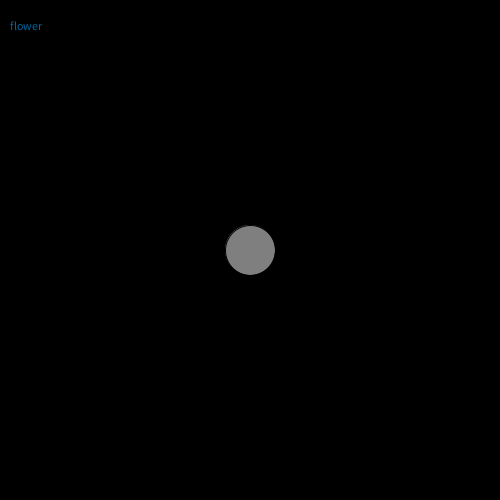
Frame 1 (no input)
Frame 60 (the mouse pressed at the canvas centre just before this capture): identical to frame 1, image omitted
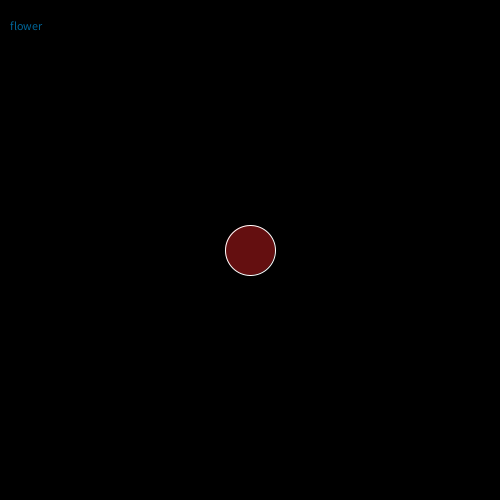
Frame 120 (the mouse held since frame 60 and released just before this capture)

The Processing sketch that drew these frames (run headless with seeded random() and noise(); from frame 60 on, the mouse is pressed at the canvas centre):

// Processing sketch: HW4_button_art
// ── HW4_button_art.pde

    
float x=250;
float y=250;
boolean isClicked=false;

float x1=250;
float y1=250;
float size=50;

////float circleStrokeWeightInactive=1;
//color circleStrokeColorInactive=color(0);
//color fillColorInactive=color(240, 154, 13);

//float circleStrokeWeightHighlighted=0;
//color circleStrokeColorHighlighted=color(240, 154, 13);
//color fillColorHighlighted=color(255);

float circleStrokeWeightPressed=1;
color circleStrokeColorPressed=color(255);
color fillColorPressed=color(100, 15, 16);

//color backgroundColor=color(240, 13, 154);

float circleStrokeWeightInactive=1;
color circleStrokeColorInactive=color(0);
color fillColorInactive=color(127);

float circleStrokeWeightHighlighted=0;
color circleStrokeColorHighlighted=color(127);
color fillColorHighlighted=color(255);


color backgroundColor=color(0);


void setup() {
  size(500, 500);
  background(backgroundColor);

}

void draw() {
  background(backgroundColor);
  drawCircle();
  fill(0, 102, 153);
  text("flower", 10, 30); 
}
  

void drawCircle() {
  styleCircle(circleLogic());
  circle(x, y, size);
}

void styleCircle(int _mode) {
  //_mode KEY 0 = inactive, 1 = highlighted, 2 = pressed

  switch(_mode) {
  case 0: // inactive
    strokeWeight(circleStrokeWeightInactive);
    stroke(circleStrokeColorInactive);
    fill(fillColorInactive);
    break;
  case 1: // highlighted
    strokeWeight(circleStrokeWeightHighlighted);
    stroke(circleStrokeColorHighlighted);
    fill(fillColorHighlighted);
    break;
  case 2: // pressed
    strokeWeight(circleStrokeWeightPressed);
    stroke(circleStrokeColorPressed);
    fill(fillColorPressed);
    break;
  default:
    strokeWeight(circleStrokeWeightInactive);
    stroke(circleStrokeColorInactive);
    fill(fillColorInactive);
    break;
  }
}

int circleLogic() {


  if (isClicked) {
    if (mouseIsOver()) {
      if (mousePressed) {
        return 0; // pressed
      } else {
        return 1; // highlighted
      }
    } else {
      return 2; // inactive
    }
  } else {
    if (mouseIsOver()) {
      if (mousePressed) {
        return 2; // pressed
      } else {
        return 1; // highlighted
      }
    } else {
      return 0; // inactive

     //if (mouseIsOver()) isClicked=!isClicked;
    }
  }

  //return (dist(x, y, mouseX, mouseY) < size/2);
  

 // drawCircle();
}

void drawCircle1() {
  styleCircle1(mouseIsOver());
  circle(x1, y1, size);
}

void styleCircle1(boolean _mouseIsOver) {

  if (_mouseIsOver) {
    // highlighted
    strokeWeight(circleStrokeWeightHighlighted);
    stroke(circleStrokeColorHighlighted);
    fill(fillColorHighlighted);
  } else {
    // inactive
    strokeWeight(circleStrokeWeightInactive);
    stroke(circleStrokeColorInactive);
    fill(fillColorInactive);
  }
}

boolean mouseIsOver() {
  return (dist(x1, y1, mouseX, mouseY) < size/2);
}
